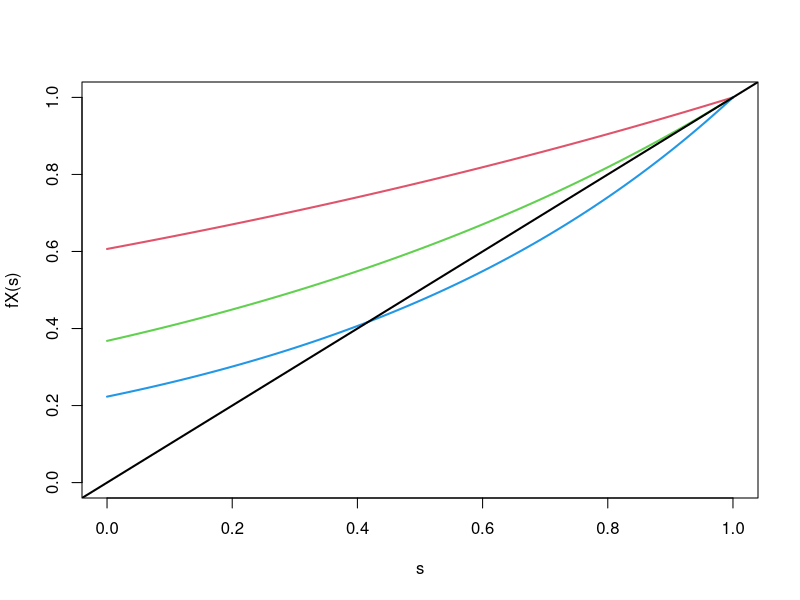
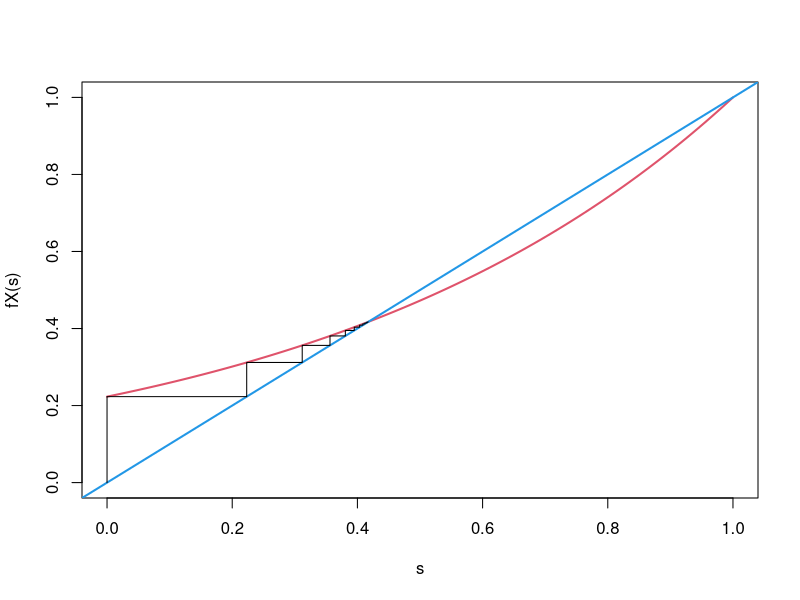

Reproduce these figures in R, in order.
# Exemple Galton-Watson

figDir <- '../Figures/'
dataName <- 'ExGaltonWatson'
exportFig <- FALSE

# Fonction
fX <- function(s){exp(lambda*(s-1))}
# Pgf
lambdaList <- c(.5, 1, 1.5)
if(exportFig){png(paste0(figDir, dataName, '-pgf.png'))}
lambda <- lambdaList[1]
curve(fX, ylim=c(0, 1), col=2, lwd=2, xlab='s', ylab='fX(s)')
for(i in 2:length(lambdaList)){
   lambda <- lambdaList[i]
   curve(fX, ylim=c(0, 1), col=1+i, lwd=2, xlab='s', ylab='fX(s)', add=TRUE)
}
abline(0, 1, col=1, lwd=2)
if(exportFig){dev.off()}

# Point fixe
lambda <- 1.5
sGrid <- seq(0, .99, length.out=1e3)
fGrid <- fX(sGrid)
sStar <- sGrid[min(which(abs(fGrid-sGrid) < 1e-3))]

# Iteration de la fonction génératrice
Z0 <- 1; nMax <- 100
q0 <- 0
qVec <- rep(0, 1+nMax); qVec[1] <- q0
if(exportFig){png(paste0(figDir, dataName, '-fixPoint.png'))}
for(n in 1:nMax){qVec[n+1] <- fX(qVec[n])}
curve(fX, ylim=c(0, 1), col=2, lwd=2, xlab='s', ylab='fX(s)')
abline(0, 1, col=4, lwd=2)
lines(c(q0, qVec[-(nMax+1)]), c(0, qVec[-1]), type='s')
if(exportFig){dev.off()}

# # Cas géométrique
# fX <- function(s){(1-a)/(1-a*s)}
# a <- 2/3
# curve(fX, ylim=c(0, 1), col=2, lwd=2, xlab='s', ylab='fX(s)')
# abline(0, 1, col=1, lwd=2)
# abline(v = (1-a)/a, lwd=2, col=4)
